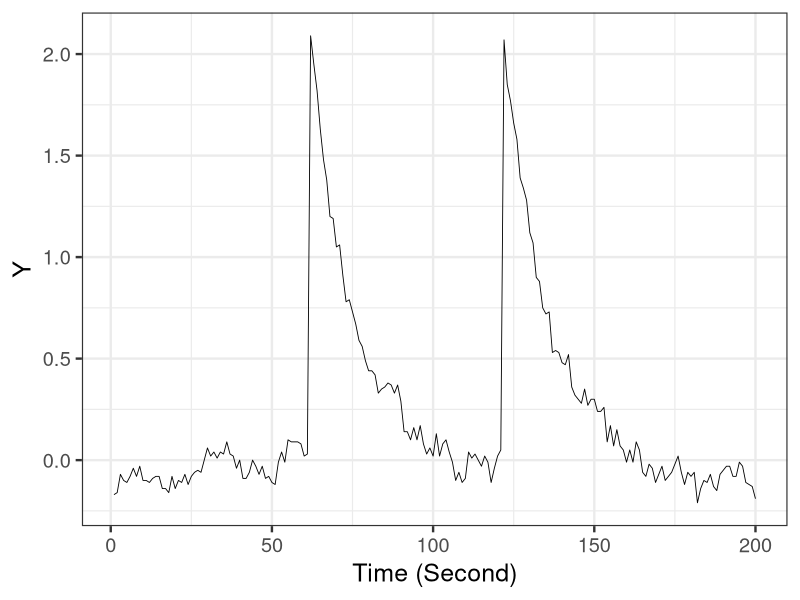

R code for this plot:
library(ggplot2)

d <- read.csv('input/data-pulse.csv')

p <- ggplot() +
  theme_bw(base_size=18) +
  geom_line(data=d, aes(x=X, y=Y), linewidth=0.3) +
  labs(x='Time (Second)', y='Y')
ggsave(p, file='output/fig11-10.png', dpi=300, w=3.5, h=3)
